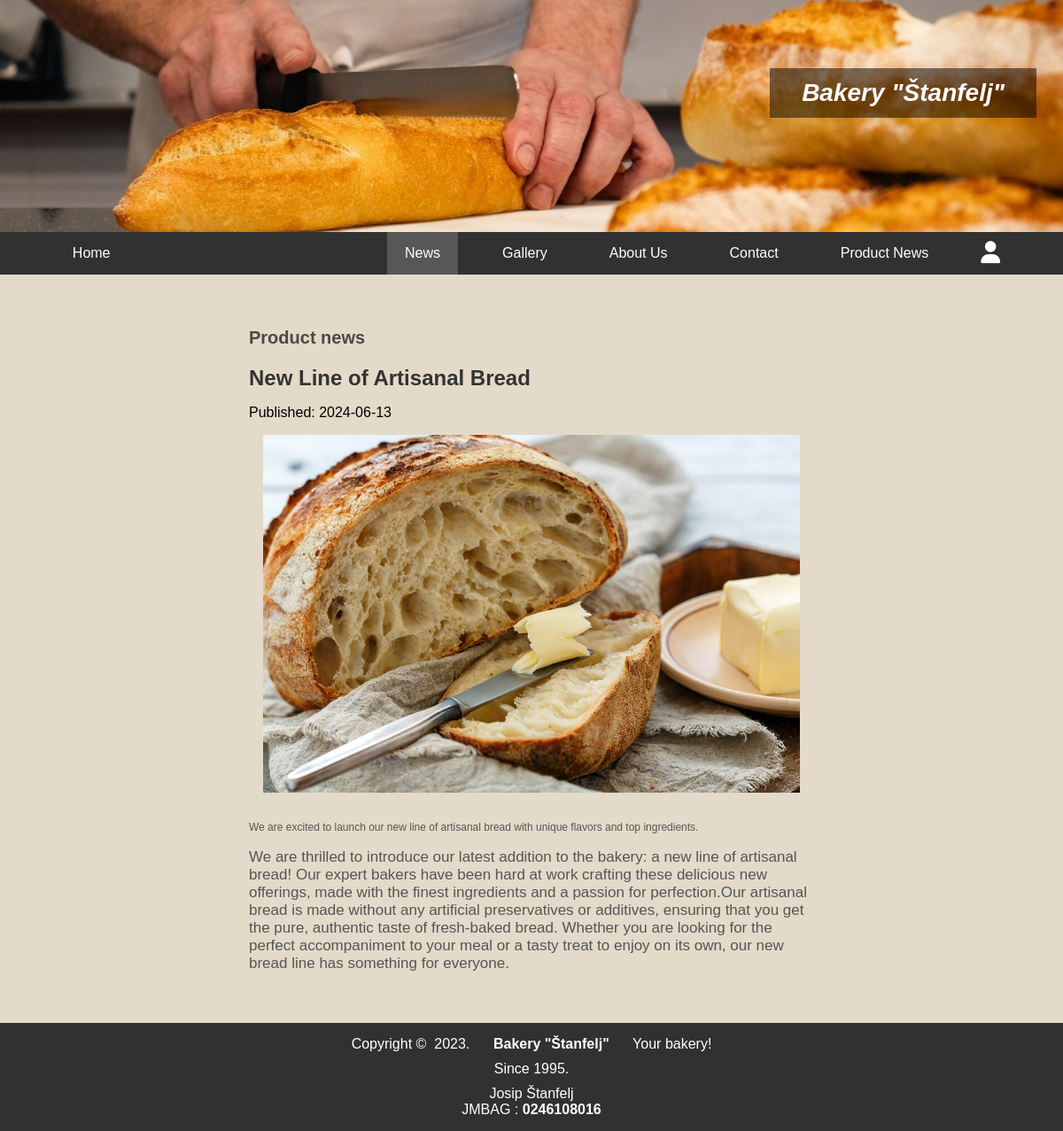
/clanak.php?id=51, run on the app's committed database.
### tables this page shows
CREATE TABLE `vijesti` (
  `id` int(11) NOT NULL,
  `datum` varchar(32) NOT NULL,
  `naslov` varchar(64) NOT NULL,
  `sazetak` text NOT NULL,
  `tekst` text NOT NULL,
  `slika` varchar(64) NOT NULL,
  `kategorija` varchar(64) NOT NULL,
  `arhiva` tinyint(1) NOT NULL
);

### clanak.php (the view, shortened to what this page needs)
<!DOCTYPE html>
<html lang="en">
<head>
    <link rel="stylesheet" href="pregledvijesti.css">
</head>
<body>
    <?php
    include 'connect.php';
    if (isset($_GET['id'])) {
        $id_vijesti = $_GET['id'];
        $sql = "SELECT * FROM vijesti WHERE id = $id_vijesti";
        $result = mysqli_query($dbc, $sql);
        if (mysqli_num_rows($result) > 0) {
            $row = mysqli_fetch_assoc($result);
            $category = $row['kategorija'];
            $title = $row['naslov'];
            $datum = $row['datum'];
            $uploaded_image_path = $row['slika'];
            $about = $row['sazetak'];
            $content = $row['tekst'];
        }
    }
    ?>
    <header>
        <img  src="Slike/header-picture.jpg" alt="naslovna slika" class="header-image">
        <div class="overlaytext">Bakery "Štanfelj"</div>
    </header>
    <nav class="sticky">
        <ul>
            <li><a  href="home.php">Home</a></li>
            <div class="nav-right">
                <li><a class="selected" href="news.php">News</a></li>
                <li><a href="gallery.php">Gallery</a></li>
                <li><a href="aboutus.php">About Us</a></li>
                <li><a href="contact.php">Contact</a></li>
                <li><a href="kategorija.php?id=Product news" class="">Product News</a></li>
                <?php
                if(isset($_SESSION['loggedin']) && $_SESSION['loggedin'] === true && $_SESSION['role'] === 1){
                    echo " <li class='liicon'>
                    <i class='fa-solid fa-user icon'></i>
                        <ul class='dropdown'>
                            <li><a href='administracija.php'>Administration</a></li>
                            <li><a href='unos.php'>News entry</a></li>
                            <li><a href='signout.php'>Sign Out</a></li>
                        </ul>
                    </li>";
                }
                else{
                    echo " <li class='liicon'>
                    <i class='fa-solid fa-user icon'></i>
                        <ul class='dropdown'>
                            <li><a href='login.php'>Login</a></li>
                            <li><a href='register.php'>Register</a></li>
                        </ul>
                    </li>";
                }
                ?>
            </div>
        </ul>
    </nav>
    <main>
        <section class="section1" role="main">
            <div class="row">
                <p class="category"><?php echo $category; ?></p>
                <h1 class="title"><?php echo $title; ?></h1>
                <p>Published: <?php echo $datum; ?></p>
            </div>
            <section class="slika">
                <img src="<?php echo $uploaded_image_path; ?>" alt="Slika vijesti">
            </section>
            <section class="about">
                <p><?php echo $about; ?></p>
            </section>
            <section class="sadrzaj">
                <?php echo "<p> $content </p>"; ?>
            </section>
        </section>
    </main>
    <footer >
        <div class="text1" >
            <p>Copyright © &nbsp;2023. &nbsp;&nbsp;&nbsp;&nbsp; <strong> Bakery "Štanfelj" </strong>&nbsp;&nbsp;&nbsp;&nbsp; Your bakery!</p>
            <p>Since 1995.</p>
        </div>
        <p class="text2">Josip Štanfelj <br> JMBAG : <strong>0246108016</strong></p>
    </footer>
</body>
</html>

### pregledvijesti.css (style rules this page uses)
body { font-family: Arial, sans-serif; margin: 0; padding: 0; background-color: #E3DAC9; }
img { margin: 0; padding: 0; }
.header-image { width: 100%; height: auto; display: block; padding: 0; margin: 0; position: relative; }
.selected { background-color: #575757; }
nav { background-color: #313131; margin: 0; padding: 0; position: sticky; top: 0; z-index: 1000; }
nav ul { list-style-type: none; margin: 0; padding: 0; display: flex; flex-direction: row; justify-content:space-around; flex-wrap: wrap; }
.nav-right { width: 75%; display: flex; flex-direction: row; justify-content:right; }
.overlaytext { position:absolute; font-style: italic; top: 6%; right: 30px; color: white; font-size: 28px; font-weight: bold; background-color: rgba(0, 0, 0, 0.5); padding-left: 3%; padding-right: 3%; padding-top: 1%; padding-bottom: 1%; text-align: center; }
nav ul li { margin: 0 15px; }
nav ul li a { text-decoration: none; color: white; padding: 15px 20px; display: block; text-wrap:nowrap; }
main { text-align: center; min-height: 700px; height: auto; padding: 20px; background-color: #E3DAC9; }
footer { background-color: #313131; color: white; text-align: center; padding: 10px 0; bottom: 0; width: 100%; display: flex; flex-direction: column; align-items: normal; }
footer div p { padding: 5px; margin: 0; }
footer p { padding: 5px; margin: 0; }
.text1 { width: 100%; display: flex; flex-direction: column; }
.icon { display: block; text-align: center; font-size:25px; padding: auto; margin: 0 auto; color: white; }
.liicon { display: flex; justify-content: center; align-items: center; padding-left: 1%; padding-right: 1%; }
.section1 { margin: 0 auto; max-width: 55%; padding: 20px; text-align: left; background-color: #E3DAC9; }
.title { font-size: 24px; margin-bottom: 10px; color: #333; }
.category { font-size: 20px; font-weight: bold; color: #4a4848; }
section .slika img { max-width: 95%; margin-bottom: 20px; }
.slika { display: flex; flex-direction: column; align-items: center; justify-content: center; }
.sadrzaj { width: auto; display: block; }
.about p { font-size: 12px; color: #555; word-wrap: break-word; text-align: left; }
.sadrzaj p { font-size: 17px; color: #555; word-wrap: break-word; text-align: left; }

### data on the page
vijesti: kategorija "Product news", naslov "New Line of Artisanal Bread", datum "2024-06-13", slika (picture), sazetak "We are excited to launch our new line of artisanal bread with unique flavors and top ingredients.", tekst "We are thrilled to introduce our latest addition to the bakery: a new line of artisanal bread! Our expert bakers have been hard at work crafting these delicious new offerings, made with the finest ingredients and a passion for perfection.Our artisanal bread is made without any artificial preservatives or additives, ensuring that you get the pure, authentic taste of fresh-baked bread. Whether you are looking for the perfect accompaniment to your meal or a tasty treat to enjoy on its own, our new bread line has something for everyone."
